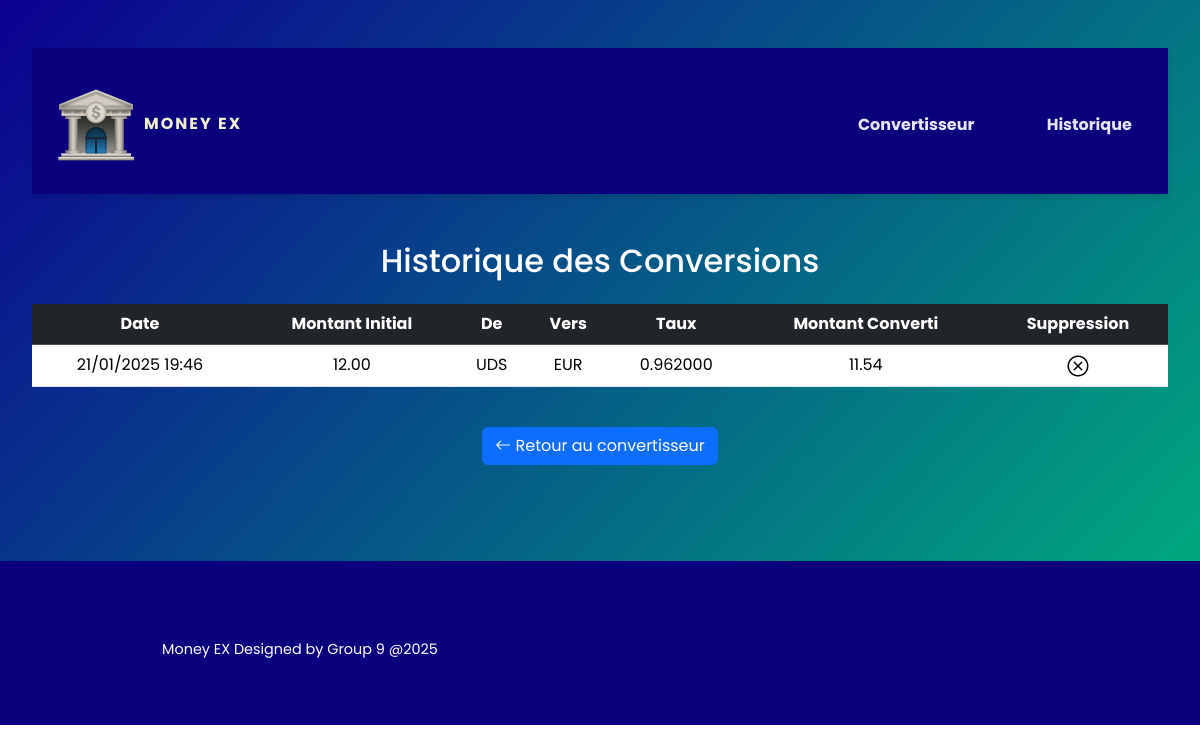
The app's page /historique/, older data.
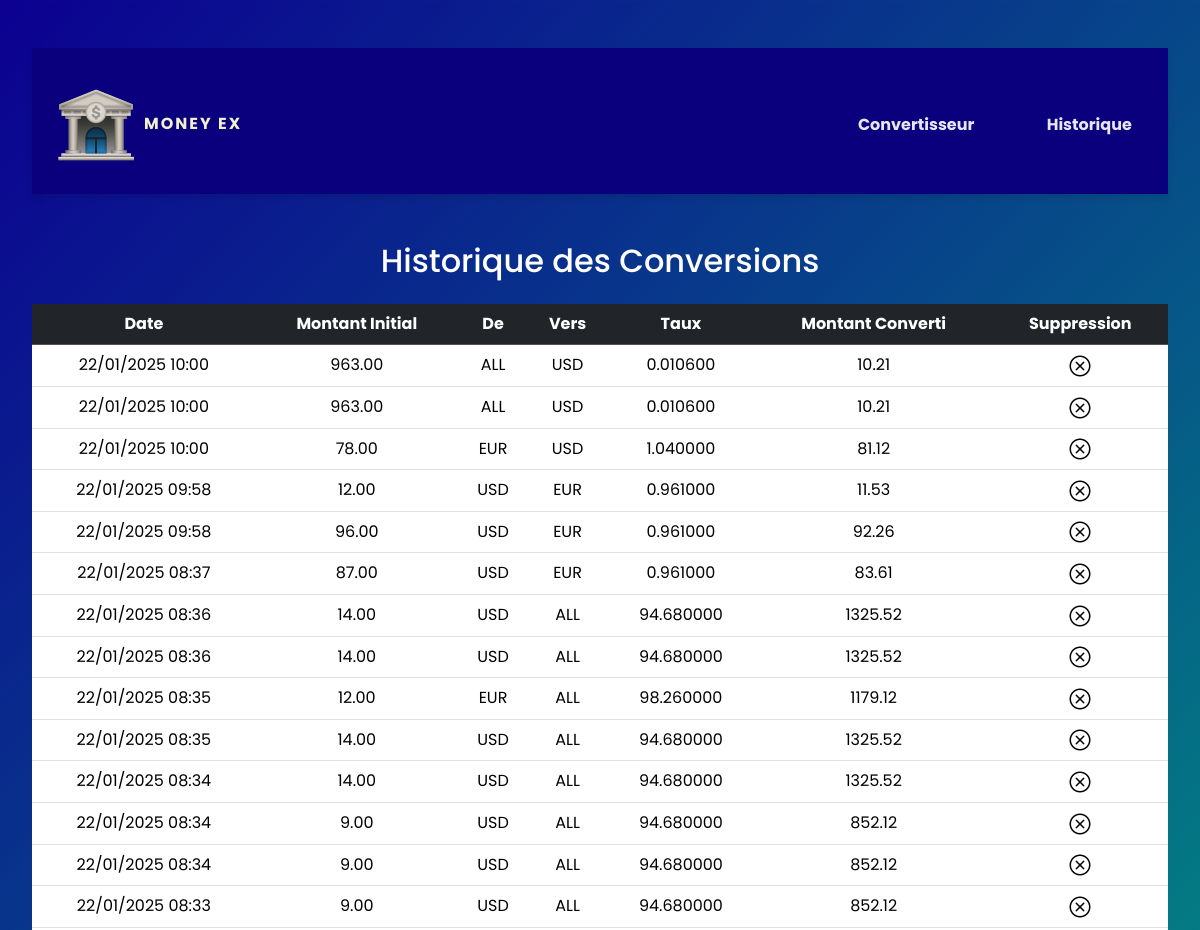
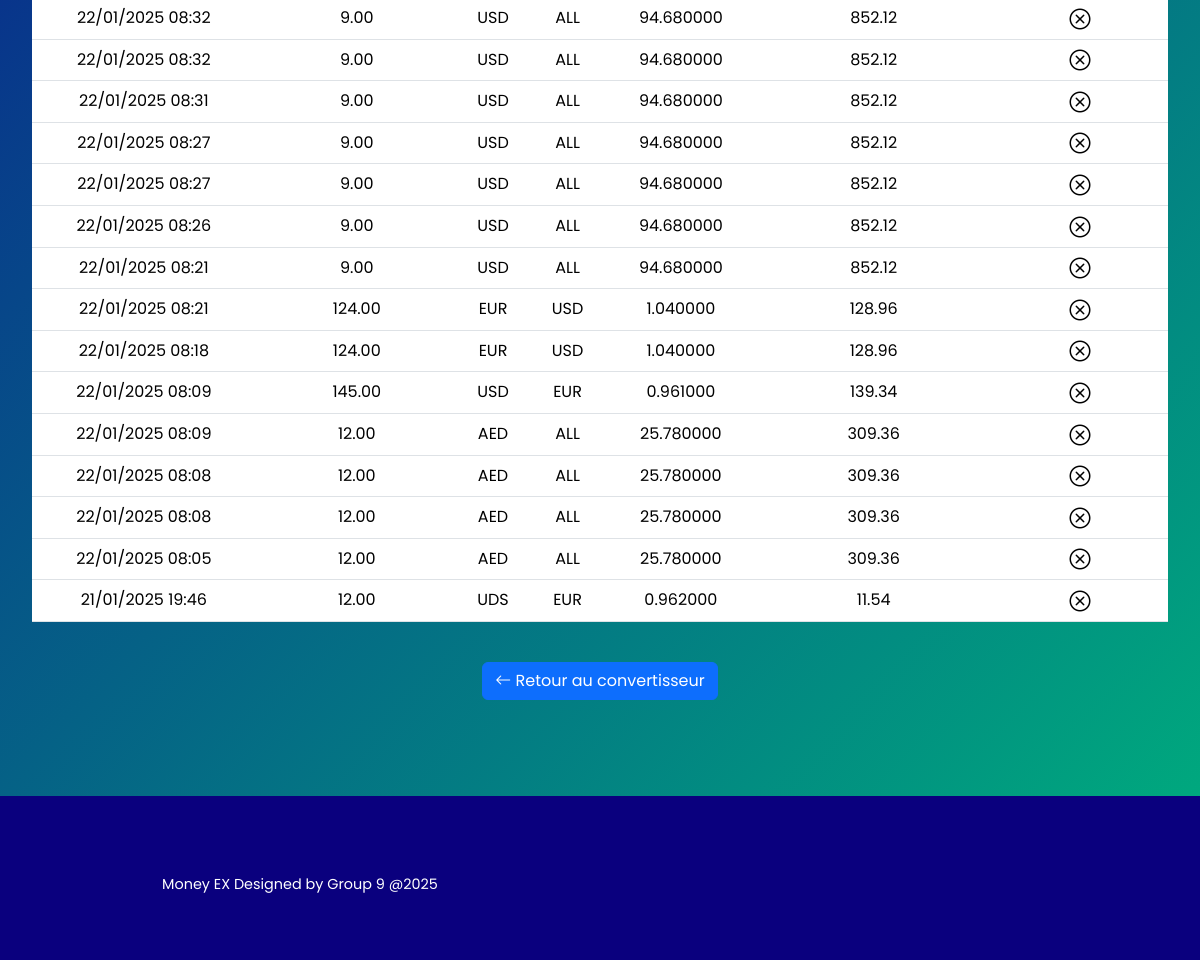
The same page, newer data (2 pictures, top to bottom).
### money_ex/models.py (models this page shows, shortened)
class CurrencyConversion(models.Model):
    amount = models.DecimalField(max_digits=20, decimal_places=2)
    from_currency = models.CharField(max_length=3)
    to_currency = models.CharField(max_length=3)
    conversion_rate = models.DecimalField(max_digits=20, decimal_places=6)
    converted_amount = models.DecimalField(max_digits=20, decimal_places=2)
    timestamp = models.DateTimeField(auto_now_add=True)
    date = models.DateField(auto_now_add=True)
    class Meta:
        ordering = ['-timestamp']

### money_ex/views.py (the view)
# urls.py: path('historique/', views.historique, name='historique'),
def historique(request):
    conversions = CurrencyConversion.objects.all()
    return render(request, 'historique.html', {'conversions': conversions})

### money_ex/templates/historique.html
{% extends "layouts/historiqueLayout.html" %}
{% block content %}
{% load static %}
<div class="container py-5">
    <h2 class="text-center mb-4">Historique des Conversions</h2>
    <div class="table-responsive">
        <table class="table table-hover">
            <thead class="table-dark">
                <tr>
                    <th>Date</th>
                    <th>Montant Initial</th>
                    <th>De</th>
                    <th>Vers</th>
                    <th>Taux</th>
                    <th>Montant Converti</th>
                    <th>Suppression</th>
                </tr>
            </thead>
            <tbody>
                {% for conversion in conversions %}
                <tr>
                    <td>{{ conversion.timestamp|date:"d/m/Y H:i" }}</td>
                    <td>{{ conversion.amount }}</td>
                    <td>{{ conversion.from_currency }}</td>
                    <td>{{ conversion.to_currency }}</td>
                    <td>{{ conversion.conversion_rate }}</td>
                    <td>{{ conversion.converted_amount }}</td>
                    <td>
                        <a href="{% url 'supprimer_conversion' conversion.id %}">
                            <img src="{% static 'image/bouton-supprimer.png' %}" alt="Supprimer">
                        </a>
                    </td>
                </tr>
                {% empty %}
                <tr>
                    <td colspan="6" class="text-center">Aucune conversion enregistrée</td>
                </tr>
                {% endfor %}
            </tbody>
        </table>
    </div>
    <div class="text-center mt-4">
        <a href="{% url 'index' %}" class="btn btn-primary">
            <i class="bi bi-arrow-left"></i> Retour au convertisseur
        </a>
    </div>
</div>
{% endblock %}

Row changes from the older to the newer data that the page shows:
added CurrencyConversion: timestamp "22/01/2025 10:00", amount "963.00", from_currency "ALL", to_currency "USD", conversion_rate "0.010600", converted_amount "10.21"
added CurrencyConversion: timestamp "22/01/2025 10:00", amount "963.00", from_currency "ALL", to_currency "USD", conversion_rate "0.010600", converted_amount "10.21"
added CurrencyConversion: timestamp "22/01/2025 10:00", amount "78.00", from_currency "EUR", to_currency "USD", conversion_rate "1.040000", converted_amount "81.12"
added CurrencyConversion: timestamp "22/01/2025 09:58", amount "12.00", from_currency "USD", to_currency "EUR", conversion_rate "0.961000", converted_amount "11.53"
added CurrencyConversion: timestamp "22/01/2025 09:58", amount "96.00", from_currency "USD", to_currency "EUR", conversion_rate "0.961000", converted_amount "92.26"
added CurrencyConversion: timestamp "22/01/2025 08:37", amount "87.00", from_currency "USD", to_currency "EUR", conversion_rate "0.961000", converted_amount "83.61"
added CurrencyConversion: timestamp "22/01/2025 08:36", amount "14.00", from_currency "USD", to_currency "ALL", conversion_rate "94.680000", converted_amount "1325.52"
added CurrencyConversion: timestamp "22/01/2025 08:36", amount "14.00", from_currency "USD", to_currency "ALL", conversion_rate "94.680000", converted_amount "1325.52"
added CurrencyConversion: timestamp "22/01/2025 08:35", amount "12.00", from_currency "EUR", to_currency "ALL", conversion_rate "98.260000", converted_amount "1179.12"
added CurrencyConversion: timestamp "22/01/2025 08:35", amount "14.00", from_currency "USD", to_currency "ALL", conversion_rate "94.680000", converted_amount "1325.52"
added CurrencyConversion: timestamp "22/01/2025 08:34", amount "14.00", from_currency "USD", to_currency "ALL", conversion_rate "94.680000", converted_amount "1325.52"
added CurrencyConversion: timestamp "22/01/2025 08:34", amount "9.00", from_currency "USD", to_currency "ALL", conversion_rate "94.680000", converted_amount "852.12"
added CurrencyConversion: timestamp "22/01/2025 08:34", amount "9.00", from_currency "USD", to_currency "ALL", conversion_rate "94.680000", converted_amount "852.12"
added CurrencyConversion: timestamp "22/01/2025 08:33", amount "9.00", from_currency "USD", to_currency "ALL", conversion_rate "94.680000", converted_amount "852.12"
added CurrencyConversion: timestamp "22/01/2025 08:32", amount "9.00", from_currency "USD", to_currency "ALL", conversion_rate "94.680000", converted_amount "852.12"
added CurrencyConversion: timestamp "22/01/2025 08:32", amount "9.00", from_currency "USD", to_currency "ALL", conversion_rate "94.680000", converted_amount "852.12"
added CurrencyConversion: timestamp "22/01/2025 08:31", amount "9.00", from_currency "USD", to_currency "ALL", conversion_rate "94.680000", converted_amount "852.12"
added CurrencyConversion: timestamp "22/01/2025 08:27", amount "9.00", from_currency "USD", to_currency "ALL", conversion_rate "94.680000", converted_amount "852.12"
added CurrencyConversion: timestamp "22/01/2025 08:27", amount "9.00", from_currency "USD", to_currency "ALL", conversion_rate "94.680000", converted_amount "852.12"
added CurrencyConversion: timestamp "22/01/2025 08:26", amount "9.00", from_currency "USD", to_currency "ALL", conversion_rate "94.680000", converted_amount "852.12"
added CurrencyConversion: timestamp "22/01/2025 08:21", amount "9.00", from_currency "USD", to_currency "ALL", conversion_rate "94.680000", converted_amount "852.12"
added CurrencyConversion: timestamp "22/01/2025 08:21", amount "124.00", from_currency "EUR", to_currency "USD", conversion_rate "1.040000", converted_amount "128.96"
added CurrencyConversion: timestamp "22/01/2025 08:18", amount "124.00", from_currency "EUR", to_currency "USD", conversion_rate "1.040000", converted_amount "128.96"
added CurrencyConversion: timestamp "22/01/2025 08:09", amount "145.00", from_currency "USD", to_currency "EUR", conversion_rate "0.961000", converted_amount "139.34"
added CurrencyConversion: timestamp "22/01/2025 08:09", amount "12.00", from_currency "AED", to_currency "ALL", conversion_rate "25.780000", converted_amount "309.36"
added CurrencyConversion: timestamp "22/01/2025 08:08", amount "12.00", from_currency "AED", to_currency "ALL", conversion_rate "25.780000", converted_amount "309.36"
added CurrencyConversion: timestamp "22/01/2025 08:08", amount "12.00", from_currency "AED", to_currency "ALL", conversion_rate "25.780000", converted_amount "309.36"
added CurrencyConversion: timestamp "22/01/2025 08:05", amount "12.00", from_currency "AED", to_currency "ALL", conversion_rate "25.780000", converted_amount "309.36"
